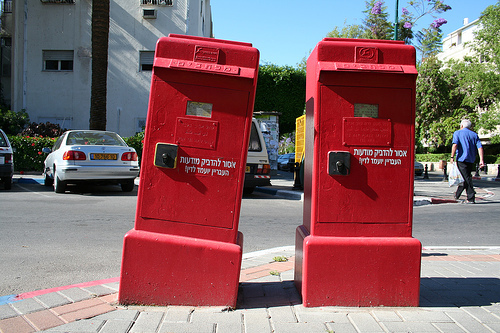
#> input picture example_image.jpeg, 500 x 333 px
$ jupyter execute color_conversion.ipynb   (shell and % lines are left out)
#> lines starting #> are read from the running program, lines starting #| are printed output that depends on the picture
[cell 1]
import numpy as np
import matplotlib.pyplot as plt
import cv2

[cell 2]
# This cell is intentionally left blank for future processing or setup

## RGB color

[cell 3]
resolution = 64
red_img = np.zeros(shape=(64, 64, 3), dtype=np.float32)
red_img[...,0] = 1
plt.imshow(red_img)
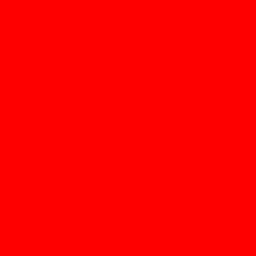
#> shown: shape (64, 64, 3) float32 (shown 4 times larger); mean R, G, B 1, 0, 0

[cell 4]
resolution = 64
green_img = np.zeros(shape=(64, 64, 3), dtype=np.float32)
green_img[...,1] = 1
plt.imshow(green_img)
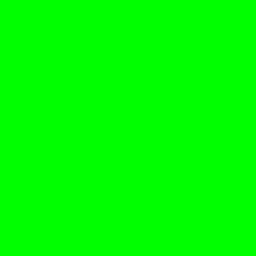
#> shown: shape (64, 64, 3) float32 (shown 4 times larger); mean R, G, B 0, 1, 0

[cell 5]
resolution = 64
blue_img = np.zeros(shape=(64, 64, 3), dtype=np.float32)
blue_img[...,2] = 1
plt.imshow(blue_img)
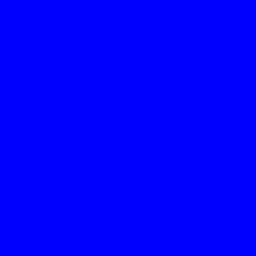
#> shown: shape (64, 64, 3) float32 (shown 4 times larger); mean R, G, B 0, 0, 1

## Secondary colors - CMY format
-
<span style="color:magenta">magenta</span>:
<span style="color:red">red</span> plus
<span style="color:blue">blue</span>
-
<span style="color:cyan">cyan</span>:
<span style="color:green">green</span> plus
<span style="color:blue">blue</span>
-
<span style="color:yellow">yellow</span>:
<span style="color:red">red</span> plus
<span style="color:green">green</span>

[cell 6]
magenta_img = red_img + blue_img
plt.imshow(magenta_img)
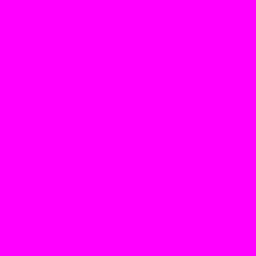
#> shown: shape (64, 64, 3) float32 (shown 4 times larger); mean R, G, B 1, 0, 1

[cell 7]
cyan_img = green_img + blue_img
plt.imshow(cyan_img)
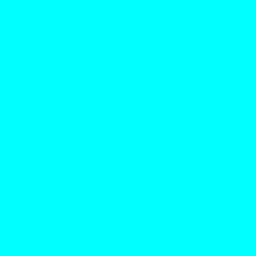
#> shown: shape (64, 64, 3) float32 (shown 4 times larger); mean R, G, B 0, 1, 1

[cell 8]
yellow_img = red_img + green_img
plt.imshow(yellow_img)
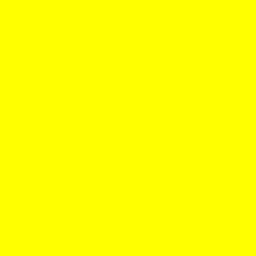
#> shown: shape (64, 64, 3) float32 (shown 4 times larger); mean R, G, B 1, 1, 0

<span style="background-color:rgba(0, 0, 0, 0.2)"><span style="color:red">$red = (1, 0, 0)$</span> \
<span style="color:green">$green = (0, 1, 0)$</span> \
<span style="color:blue">$blue = (0, 0, 1)$</span> \
<span style="color:magenta">$magenta = (1, 0, 1)$</span> \
<span style="color:cyan">$cyan = (0, 1, 1)$</span> \
<span style="color:yellow">$yellow = (1, 1, 0)$</span> </span>

## HSI format

$\theta = \cos^{-1}{\{ \frac{[(R-G)+(R-B)]/2}{[(R-G)^2+(R-B)(G-B)]^{1/2}} \} }$

$H=\left\{\begin{split}
 \theta, B \leq G\\
 2\pi - \theta, B>G\\
\end{split}\right.$

$S=1-\frac{3}{R+G+B}[\min(R,G,B)]$

$I=(R+G+B)/3$

[cell 9]
def rgb_to_hsi(rgb):
    r, g, b = rgb[...,0], rgb[...,1], rgb[...,2]
    theta = np.arccos(
        (((r - g) + (r - b)) / 2)
        /
        (((r - g) ** 2 + (r - b) * (g - b)) ** (1 / 2))
    )
    theta = theta

    H = np.zeros_like(theta)
    H[b <= g] = theta[b <= g]
    H[b > g] = 2 * np.pi - theta[b > g]

    S = 1 - 3 / (r + g + b) * np.minimum(np.minimum(r, g), b)

    I = (r + g + b) / 3
    hsi = np.stack([H, S, I], axis=-1)

    return hsi

[cell 10]
rgb_to_hsi(np.array([[1,0,1]]))

[cell 11]
import cv2
import numpy as np
import matplotlib.pyplot as plt


if __name__ == '__main__':
    original_img = cv2.imread('./example_image.jpeg')
#> original_img is the input picture: shape (333, 500, 3); mean B, G, R 104.4, 101.1, 136.3
    original_img = cv2.cvtColor(original_img, cv2.COLOR_BGR2RGB)

    # TODO: now the image value is in range (0, 255), normalize the value into range (0, 1)
    normalized_img = original_img / 255

    # TODO: convert the red-green-blue format into cyan-magenta-yellow
    cmy_img = 1-normalized_img
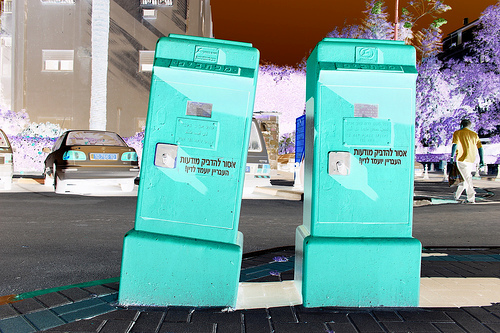
#> cmy_img: shape (333, 500, 3) float64; mean R, G, B 0.466, 0.603, 0.591

    fig, axs = plt.subplots(1, 2, figsize=(10, 5))
    axs[0].imshow(normalized_img)
    axs[0].set_title('RGB image')
    axs[1].imshow(cmy_img)
    axs[1].set_title('CMY image')
    plt.show()
